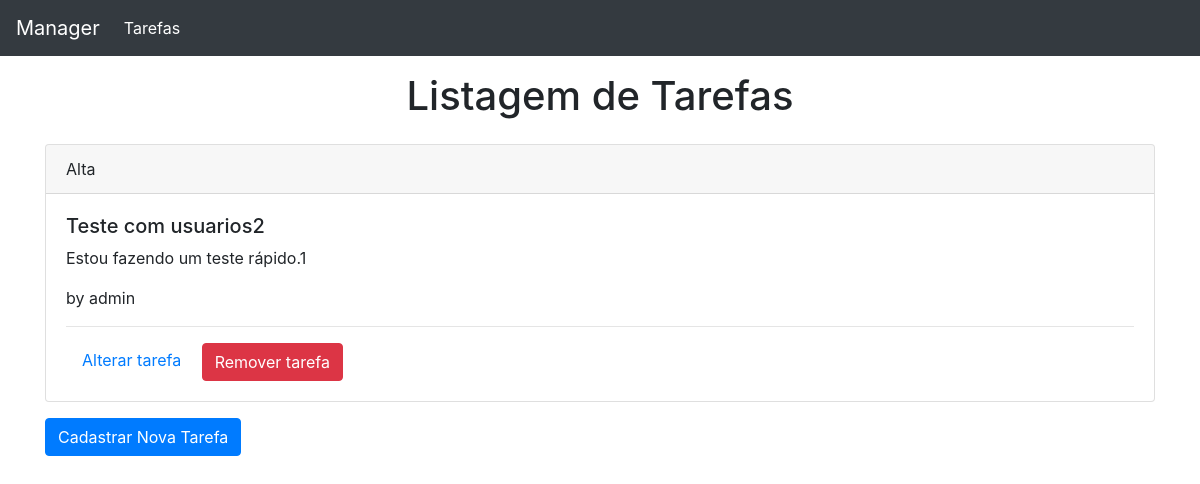
The app's page /tarefas/listar/ (signed in) with its own data.
### app/models.py (models this page shows)
class Tarefa(models.Model):
    PRIORIDADE_CHOICES = [
        ('A', "Alta"),
        ('N', "Normal"),
        ('B', "Baixa"),
    ]
    titulo = models.CharField(max_length=30, null=False, blank=False)
    public = models.BooleanField(default=False)
    descricao = models.CharField(max_length=100, null=False, blank=False)
    data_expiracao = models.DateField(null=False, blank=False)
    prioridade = models.CharField(max_length=1, choices=PRIORIDADE_CHOICES, null=False, blank=False)
    usuario = models.ForeignKey(User, null=True, on_delete=models.CASCADE )

### app/views/tarefas_views.py (the view)
# urls.py: path('listar/', listar_tarefas, name="listar_tarefas"),
@login_required
def listar_tarefas(request):
    usuario_logado  = request.user.id
    tarefas = tarefa_service.listar_tarefas(usuario_logado)
    return render(request, 'tarefas/listar_tarefas.html',{'tarefas':tarefas})

### app/services/tarefa_service.py (called while the page is built)
def listar_tarefas(id_user):
    todas_do_user = Tarefa.objects.filter(usuario=id_user).all()
    return todas_do_user

### app/templates/tarefas/listar_tarefas.html
{% extends 'base.html' %}
{% block content %}
	<h1 class="text-center p-3">Listagem de Tarefas</h1>
	{% for tarefa in tarefas %}
	<div class="card mb-3">
		<div class="card-header">
			{{ tarefa.get_prioridade_display }}
		</div>
		<div class="card-body">
			<h5 class="card-titile">{{ tarefa.titulo }}</h5>
			<p class="card-text">{{ tarefa.descricao }}</p>
			<p class="card-text">by {{ tarefa.usuario }}</p>
			<hr>
			<a href="{% url 'app:editar_tarefas' tarefa.id %}" class="p-3">Alterar tarefa</a>
			<a href="{% url 'app:remover_tarefas' tarefa.id %}"class="md-3 btn btn-danger">Remover tarefa</a>
		</div>
	</div>
	{% endfor %}
	<a href="{% url 'app:cadastrar_tarefas' %}"><input type="button" class="btn btn-primary" value="Cadastrar Nova Tarefa"></a>
{% endblock %}

### records on screen
Tarefa: prioridade "Alta", titulo "Teste com usuarios2", descricao "Estou fazendo um teste rápido.1", usuario "admin"
